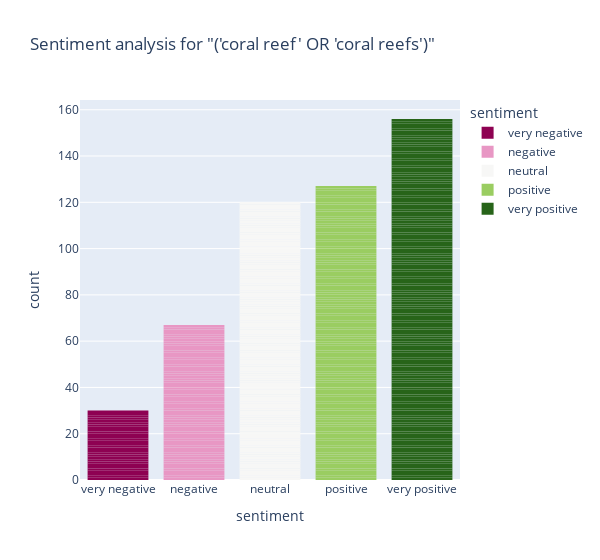

Notebook code for this chart:
### Markdown cell above
### Apply function to first examine global-scale tweets about coral reefs

### Code cell
find_tweets(q)

### Figure 1 — Plotly figure (JSON) as saved in the notebook; plotly's stock layout.template omitted (floating-point values rounded to 4 significant figures; data arrays with more than 128 entries replaced by an {"elided": "..."} marker saying what was removed)
{"data": [{"alignmentgroup": "True", "hovertemplate": "sentiment=%{x}<br>count=%{y}<extra></extra>", "legendgroup": "very negative", "marker": {"color": "#8e0152", "line": {"width": 0}}, "name": "very negative", "offsetgroup": "very negative", "orientation": "v", "showlegend": true, "textposition": "auto", "type": "bar", "x": ["very negative", "very negative", "very negative", "very negative", "very negative", "very negative", "very negative", "very negative", "very negative", "very negative", "very negative", "very negative", "very negative", "very negative", "very negative", "very negative", "very negative", "very negative", "very negative", "very negative", "very negative", "very negative", "very negative", "very negative", "very negative", "very negative", "very negative", "very negative", "very negative", "very negative"], "xaxis": "x", "y": [1, 1, 1, 1, 1, 1, 1, 1, 1, 1, 1, 1, 1, 1, 1, 1, 1, 1, 1, 1, 1, 1, 1, 1, 1, 1, 1, 1, 1, 1], "yaxis": "y"}, {"alignmentgroup": "True", "hovertemplate": "sentiment=%{x}<br>count=%{y}<extra></extra>", "legendgroup": "negative", "marker": {"color": "#e897c4", "line": {"width": 0}}, "name": "negative", "offsetgroup": "negative", "orientation": "v", "showlegend": true, "textposition": "auto", "type": "bar", "x": ["negative", "negative", "negative", "negative", "negative", "negative", "negative", "negative", "negative", "negative", "negative", "negative", "negative", "negative", "negative", "negative", "negative", "negative", "negative", "negative", "negative", "negative", "negative", "negative", "negative", "negative", "negative", "negative", "negative", "negative", "negative", "negative", "negative", "negative", "negative", "negative", "negative", "negative", "negative", "negative", "negative", "negative", "negative", "negative", "negative", "negative", "negative", "negative", "negative", "negative", "negative", "negative", "negative", "negative", "negative", "negative", "negative", "negative", "negative", "negative", "negative", "negative", "negative", "negative", "negative", "negative", "negative"], "xaxis": "x", "y": [1, 1, 1, 1, 1, 1, 1, 1, 1, 1, 1, 1, 1, 1, 1, 1, 1, 1, 1, 1, 1, 1, 1, 1, 1, 1, 1, 1, 1, 1, 1, 1, 1, 1, 1, 1, 1, 1, 1, 1, 1, 1, 1, 1, 1, 1, 1, 1, 1, 1, 1, 1, 1, 1, 1, 1, 1, 1, 1, 1, 1, 1, 1, 1, 1, 1, 1], "yaxis": "y"}, {"alignmentgroup": "True", "hovertemplate": "sentiment=%{x}<br>count=%{y}<extra></extra>", "legendgroup": "neutral", "marker": {"color": "#f7f7f6", "line": {"width": 0}}, "name": "neutral", "offsetgroup": "neutral", "orientation": "v", "showlegend": true, "textposition": "auto", "type": "bar", "x": ["neutral", "neutral", "neutral", "neutral", "neutral", "neutral", "neutral", "neutral", "neutral", "neutral", "neutral", "neutral", "neutral", "neutral", "neutral", "neutral", "neutral", "neutral", "neutral", "neutral", "neutral", "neutral", "neutral", "neutral", "neutral", "neutral", "neutral", "neutral", "neutral", "neutral", "neutral", "neutral", "neutral", "neutral", "neutral", "neutral", "neutral", "neutral", "neutral", "neutral", "neutral", "neutral", "neutral", "neutral", "neutral", "neutral", "neutral", "neutral", "neutral", "neutral", "neutral", "neutral", "neutral", "neutral", "neutral", "neutral", "neutral", "neutral", "neutral", "neutral", "neutral", "neutral", "neutral", "neutral", "neutral", "neutral", "neutral", "neutral", "neutral", "neutral", "neutral", "neutral", "neutral", "neutral", "neutral", "neutral", "neutral", "neutral", "neutral", "neutral", "neutral", "neutral", "neutral", "neutral", "neutral", "neutral", "neutral", "neutral", "neutral", "neutral", "neutral", "neutral", "neutral", "neutral", "neutral", "neutral", "neutral", "neutral", "neutral", "neutral", "neutral", "neutral", "neutral", "neutral", "neutral", "neutral", "neutral", "neutral", "neutral", "neutral", "neutral", "neutral", "neutral", "neutral", "neutral", "neutral", "neutral", "neutral", "neutral", "neutral"], "xaxis": "x", "y": [1, 1, 1, 1, 1, 1, 1, 1, 1, 1, 1, 1, 1, 1, 1, 1, 1, 1, 1, 1, 1, 1, 1, 1, 1, 1, 1, 1, 1, 1, 1, 1, 1, 1, 1, 1, 1, 1, 1, 1, 1, 1, 1, 1, 1, 1, 1, 1, 1, 1, 1, 1, 1, 1, 1, 1, 1, 1, 1, 1, 1, 1, 1, 1, 1, 1, 1, 1, 1, 1, 1, 1, 1, 1, 1, 1, 1, 1, 1, 1, 1, 1, 1, 1, 1, 1, 1, 1, 1, 1, 1, 1, 1, 1, 1, 1, 1, 1, 1, 1, 1, 1, 1, 1, 1, 1, 1, 1, 1, 1, 1, 1, 1, 1, 1, 1, 1, 1, 1, 1], "yaxis": "y"}, {"alignmentgroup": "True", "hovertemplate": "sentiment=%{x}<br>count=%{y}<extra></extra>", "legendgroup": "positive", "marker": {"color": "#9acd61", "line": {"width": 0}}, "name": "positive", "offsetgroup": "positive", "orientation": "v", "showlegend": true, "textposition": "auto", "type": "bar", "x": ["positive", "positive", "positive", "positive", "positive", "positive", "positive", "positive", "positive", "positive", "positive", "positive", "positive", "positive", "positive", "positive", "positive", "positive", "positive", "positive", "positive", "positive", "positive", "positive", "positive", "positive", "positive", "positive", "positive", "positive", "positive", "positive", "positive", "positive", "positive", "positive", "positive", "positive", "positive", "positive", "positive", "positive", "positive", "positive", "positive", "positive", "positive", "positive", "positive", "positive", "positive", "positive", "positive", "positive", "positive", "positive", "positive", "positive", "positive", "positive", "positive", "positive", "positive", "positive", "positive", "positive", "positive", "positive", "positive", "positive", "positive", "positive", "positive", "positive", "positive", "positive", "positive", "positive", "positive", "positive", "positive", "positive", "positive", "positive", "positive", "positive", "positive", "positive", "positive", "positive", "positive", "positive", "positive", "positive", "positive", "positive", "positive", "positive", "positive", "positive", "positive", "positive", "positive", "positive", "positive", "positive", "positive", "positive", "positive", "positive", "positive", "positive", "positive", "positive", "positive", "positive", "positive", "positive", "positive", "positive", "positive", "positive", "positive", "positive", "positive", "positive", "positive"], "xaxis": "x", "y": [1, 1, 1, 1, 1, 1, 1, 1, 1, 1, 1, 1, 1, 1, 1, 1, 1, 1, 1, 1, 1, 1, 1, 1, 1, 1, 1, 1, 1, 1, 1, 1, 1, 1, 1, 1, 1, 1, 1, 1, 1, 1, 1, 1, 1, 1, 1, 1, 1, 1, 1, 1, 1, 1, 1, 1, 1, 1, 1, 1, 1, 1, 1, 1, 1, 1, 1, 1, 1, 1, 1, 1, 1, 1, 1, 1, 1, 1, 1, 1, 1, 1, 1, 1, 1, 1, 1, 1, 1, 1, 1, 1, 1, 1, 1, 1, 1, 1, 1, 1, 1, 1, 1, 1, 1, 1, 1, 1, 1, 1, 1, 1, 1, 1, 1, 1, 1, 1, 1, 1, 1, 1, 1, 1, 1, 1, 1], "yaxis": "y"}, {"alignmentgroup": "True", "hovertemplate": "sentiment=%{x}<br>count=%{y}<extra></extra>", "legendgroup": "very positive", "marker": {"color": "#276419", "line": {"width": 0}}, "name": "very positive", "offsetgroup": "very positive", "orientation": "v", "showlegend": true, "textposition": "auto", "type": "bar", "x": {"elided": "156 str values"}, "xaxis": "x", "y": {"elided": "156 int values"}, "yaxis": "y"}], "layout": {"barmode": "relative", "legend": {"title": {"text": "sentiment"}, "tracegroupgap": 0}, "title": {"text": "Sentiment analysis for \"('coral reef' OR 'coral reefs')\""}, "width": 600, "xaxis": {"anchor": "y", "categoryarray": ["very negative", "negative", "neutral", "positive", "very positive"], "categoryorder": "array", "domain": [0, 1], "title": {"text": "sentiment"}}, "yaxis": {"anchor": "x", "domain": [0, 1], "title": {"text": "count"}}}}
